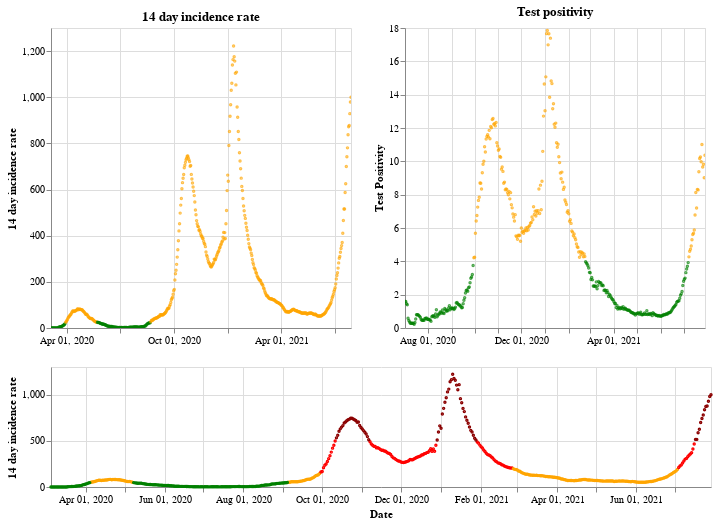

The notebook cell this image was saved under:
### Markdown cell above
## Northern Ireland

### Code cell
plot_traffic_light('Northern Ireland')

### Figure 1 — Vega-Lite specification as saved in the notebook (floating-point values rounded to 4 significant figures; data arrays with more than 128 entries replaced by an {"elided": "..."} marker saying what was removed)
{"config": {"view": {"continuousWidth": 400, "continuousHeight": 300}}, "vconcat": [{"hconcat": [{"mark": {"type": "point", "size": 2}, "encoding": {"color": {"condition": {"value": "green", "test": "(datum.twoWeeklyCasesRate <= 25)"}, "value": "orange"}, "tooltip": [{"type": "nominal", "field": "areaName"}, {"type": "temporal", "field": "date"}, {"type": "quantitative", "field": "twoWeeklyCasesRate"}, {"type": "quantitative", "field": "testPositivity"}], "x": {"type": "temporal", "axis": {"title": ""}, "field": "date", "scale": {"domain": {"selection": "DateBrush"}}, "timeUnit": "yearmonthdate"}, "y": {"type": "quantitative", "axis": {"title": "14 day incidence rate"}, "field": "twoWeeklyCasesRate"}}, "title": "14 day incidence rate", "width": 300}, {"mark": {"type": "point", "size": 2}, "encoding": {"color": {"condition": {"value": "green", "test": "(datum.testPositivity <= 4)"}, "value": "orange"}, "tooltip": [{"type": "nominal", "field": "areaName"}, {"type": "temporal", "field": "date"}, {"type": "quantitative", "field": "twoWeeklyCasesRate"}, {"type": "quantitative", "field": "testPositivity"}], "x": {"type": "temporal", "axis": {"title": ""}, "field": "date", "scale": {"domain": {"selection": "DateBrush"}}, "timeUnit": "yearmonthdate"}, "y": {"type": "quantitative", "axis": {"title": "Test Positivity"}, "field": "testPositivity"}}, "title": "Test positivity", "width": 300}]}, {"layer": [{"mark": {"type": "point", "size": 2}, "encoding": {"color": {"condition": {"value": "orange", "test": "(((datum.testPositivity < 4) && (datum.twoWeeklyCasesRate >= 50)) && (datum.twoWeeklyCasesRate < 200))"}, "value": "red"}, "opacity": {"condition": {"value": 1, "test": "((datum.twoWeeklyCasesRate >= 50) && (datum.twoWeeklyCasesRate < 500))"}, "value": 0}, "tooltip": [{"type": "nominal", "field": "areaName"}, {"type": "temporal", "field": "date"}, {"type": "quantitative", "field": "twoWeeklyCasesRate"}, {"type": "quantitative", "field": "testPositivity"}], "x": {"type": "temporal", "axis": {"title": "Date"}, "field": "date", "timeUnit": "yearmonthdate"}, "y": {"type": "quantitative", "axis": {"title": "14 day incidence rate"}, "field": "twoWeeklyCasesRate"}}, "selection": {"DateBrush": {"type": "interval", "encodings": ["x"], "fields": ["Time"]}}}, {"mark": {"type": "point", "size": 2}, "encoding": {"color": {"value": "darkred"}, "opacity": {"condition": {"value": 1, "test": "(datum.twoWeeklyCasesRate >= 500)"}, "value": 0}, "tooltip": [{"type": "nominal", "field": "areaName"}, {"type": "temporal", "field": "date"}, {"type": "quantitative", "field": "twoWeeklyCasesRate"}, {"type": "quantitative", "field": "testPositivity"}], "x": {"type": "temporal", "axis": {"title": "Date"}, "field": "date", "timeUnit": "yearmonthdate"}, "y": {"type": "quantitative", "axis": {"title": "14 day incidence rate"}, "field": "twoWeeklyCasesRate"}}}, {"mark": {"type": "point", "size": 2}, "encoding": {"color": {"condition": {"value": "green", "test": "((datum.testPositivity < 4) && (datum.twoWeeklyCasesRate < 50))"}, "value": "orange"}, "opacity": {"condition": {"value": 1, "test": "(datum.twoWeeklyCasesRate < 50)"}, "value": 0}, "tooltip": [{"type": "nominal", "field": "areaName"}, {"type": "temporal", "field": "date"}, {"type": "quantitative", "field": "twoWeeklyCasesRate"}, {"type": "quantitative", "field": "testPositivity"}], "x": {"type": "temporal", "axis": {"title": "Date"}, "field": "date", "timeUnit": "yearmonthdate"}, "y": {"type": "quantitative", "axis": {"title": "14 day incidence rate"}, "field": "twoWeeklyCasesRate"}}}], "height": 120, "width": 660}], "data": {"name": "data-ea1229f6265736d6d63cc1ef9bd4974b"}, "$schema": "https://vega.github.io/schema/vega-lite/v4.8.1.json", "datasets": {"data-ea1229f6265736d6d63cc1ef9bd4974b": {"elided": "512 records"}}}
